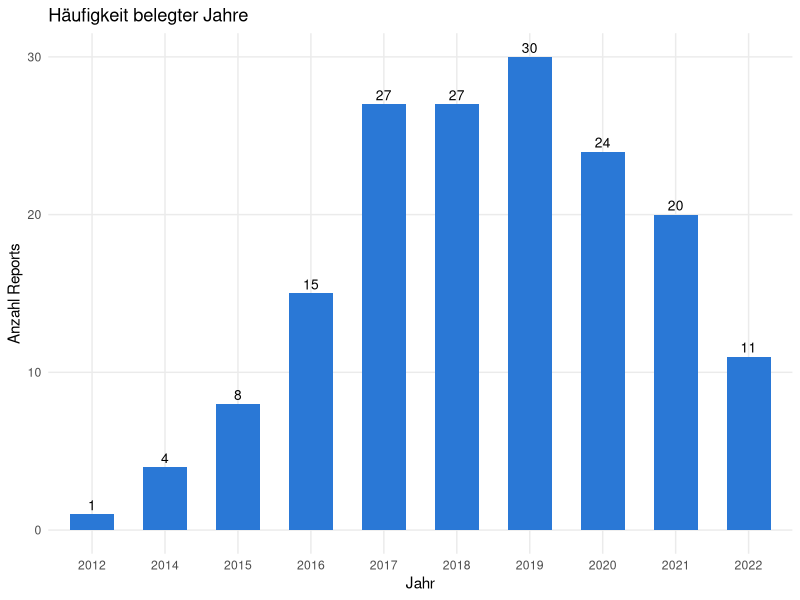
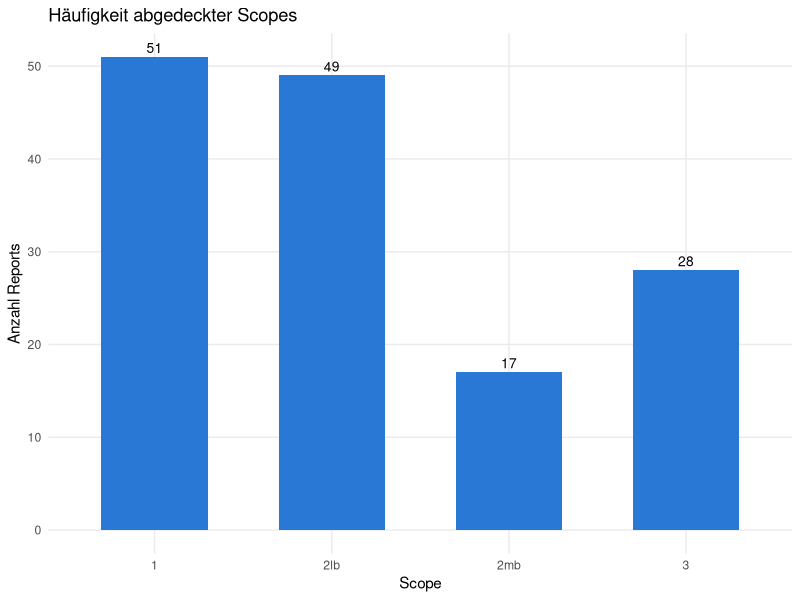

The R script that drew these images, in order:
library(dplyr)
library(ggplot2)

gs_slim <- read.csv("evaluations/gs_slim.csv", stringsAsFactors = FALSE)

## Python schreibt scopes_present / years_present als String-Repräsentation
## einer Liste (z.B. "['1', '2lb', '2mb', '3']") -> in echte R-Listen parsen
parse_list_col <- function(x) {
  lapply(x, function(s) {
    vals <- regmatches(s, gregexpr("'([^']*)'", s))[[1]]
    gsub("'", "", vals)
  })
}

# Ein Report = eine Zeile (scopes_present/years_present sind je Report konstant)
reports <- distinct(gs_slim, report_name, scopes_present, years_present)
reports$scopes_present <- parse_list_col(reports$scopes_present)
reports$years_present  <- parse_list_col(reports$years_present)

########################################
## Plot 1: Häufigkeit der Jahre über alle Reports
########################################

years_count <- table(unlist(reports$years_present))
years_df <- data.frame(year = names(years_count), n = as.integer(years_count))

p_years <- ggplot(years_df, aes(x = year, y = n)) +
  geom_col(fill = "#2a78d6", width = 0.6) +
  geom_text(aes(label = n), vjust = -0.4, size = 3.5) +
  labs(
    title = "Häufigkeit belegter Jahre",
    x = "Jahr", y = "Anzahl Reports"
  ) +
  theme_minimal(base_size = 11) +
  theme(panel.grid.minor = element_blank())

ggsave("rScripts/plot_years_present.png", p_years, width = 7, height = 5, dpi = 300)

########################################
## Plot 2: Häufigkeit der Scopes über alle Reports
########################################

scopes_count <- table(factor(unlist(reports$scopes_present), levels = c("1", "2lb", "2mb", "3")))
scopes_df <- data.frame(scope = names(scopes_count), n = as.integer(scopes_count))

p_scopes <- ggplot(scopes_df, aes(x = scope, y = n)) +
  geom_col(fill = "#2a78d6", width = 0.6) +
  geom_text(aes(label = n), vjust = -0.4, size = 3.5) +
  labs(
    title = "Häufigkeit abgedeckter Scopes",
    x = "Scope", y = "Anzahl Reports"
  ) +
  theme_minimal(base_size = 11) +
  theme(panel.grid.minor = element_blank())

ggsave("rScripts/plot_scopes_present.png", p_scopes, width = 6, height = 5, dpi = 300)
